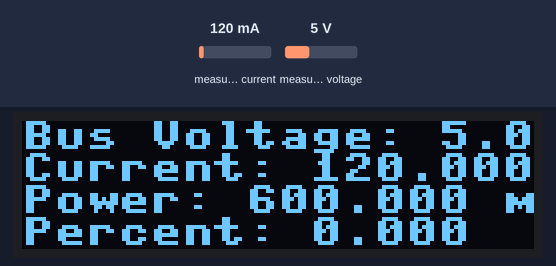
Bench run of a program on a simulated Raspberry Pi Pico running MicroPython. On the bench: 128×32 one-colour display. The inputs (shaded band) are chosen by the test bench; at power-on: measured current 120 mA, measured voltage 5 V. Library files of the repository ran but are not shown: ssd1306.py, ina219.py; what the program prints to the serial console is not drawn.

Above: at 3.2 s.
3.3 s: measured current set to 40 mA
At 4.1 s:
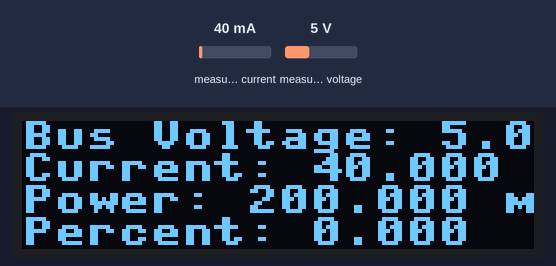
4.9 s: measured voltage set to 0.3 V
At 6.3 s:
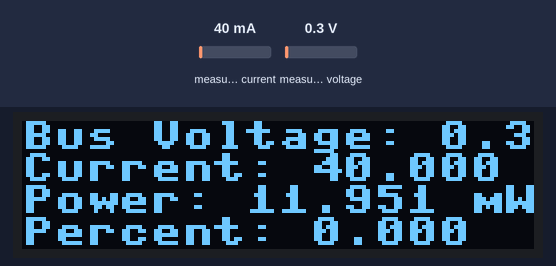
6.6 s: measured current set to 500 mA
At 7.8 s:
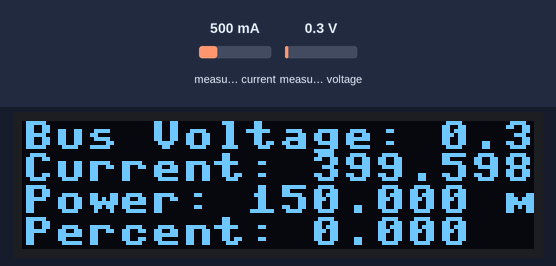
8.2 s: measured voltage set to 3.8 V
At 9.0 s:
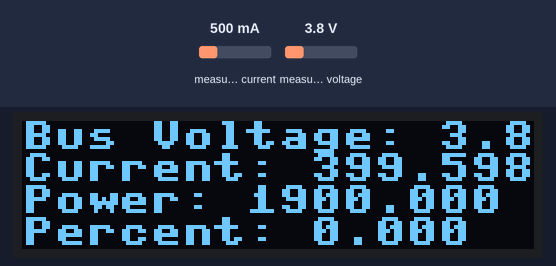
Timing chart, 0 to 10.8 s (numbered marks = the images above; inputs shaded):
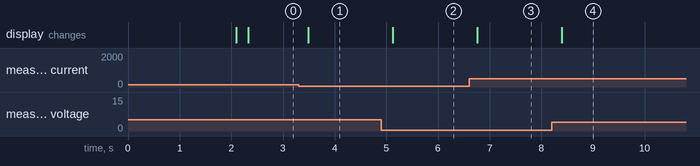

The program:

ups_hat.py
```python
from machine import Pin, I2C
from ssd1306 import SSD1306_I2C
from ina219 import INA219
from logging import INFO
import time

SHUNT_OHMS = 0.1


WIDTH  = 128                                            # oled display width
HEIGHT = 32                                             # oled display height
i2c = I2C(0,freq=200000,sda=Pin(20),scl=Pin(21))
print(i2c)
print("I2C Address      : "+hex(i2c.scan()[0]).upper()) # Display device address
print("I2C Configuration: "+str(i2c))                   # Display I2C config

oled = SSD1306_I2C(WIDTH, HEIGHT, i2c)                  # Init oled display

oled.fill(0)
oled.text("SB COMPONENTS",10,5)
oled.text("UPS HAT",30,25)
oled.show()

########################################################
sda=machine.Pin(20)
scl=machine.Pin(21)
i2c=machine.I2C(0,sda=sda, scl=scl, freq=400000)


ina = INA219(SHUNT_OHMS, i2c,0x42,log_level=INFO)
ina.configure()

time.sleep(2)
oled.fill(0)
oled.show()

while 1:
    bus_voltage = ina.voltage()
    p = (bus_voltage - 6)/2.4*100
    if(p > 100):p = 100
    if(p < 0):p = 0

    print("Bus Voltage: %.3f V" % ina.voltage())
    print("Current: %.3f mA" % ina.current())
    print("Power: %.3f mW" % ina.power())
    print("Percent: %.3f " % p)
    time.sleep(0.2)

    oled.text("Bus Voltage: %.3f V" % ina.voltage(),0,0)
    oled.text("Current: %.3f mA" % ina.current(),0,8)
    oled.text("Power: %.3f mW" % ina.power(),0,16)
    oled.text("Percent: %.3f " % p,0,24)
    oled.show()
    oled.fill(0)
```

logging.py
```python
import sys

CRITICAL = 50
ERROR = 40
WARNING = 30
INFO = 20
DEBUG = 10
NOTSET = 0

_level_dict = {
    CRITICAL: "CRIT",
    ERROR: "ERROR",
    WARNING: "WARN",
    INFO: "INFO",
    DEBUG: "DEBUG",
}

_stream = sys.stderr


class LogRecord:
    def __init__(self):
        self.__dict__ = {}

    def __getattr__(self, key):
        return self.__dict__[key]


class Handler:
    def __init__(self):
        pass

    def setFormatter(self, fmtr):
        pass


class Logger:

    level = NOTSET
    handlers = []
    record = LogRecord()

    def __init__(self, name):
        self.name = name

    def _level_str(self, level):
        l = _level_dict.get(level)
        if l is not None:
            return l
        return "LVL%s" % level

    def setLevel(self, level):
        self.level = level

    def isEnabledFor(self, level):
        return level >= (self.level or _level)

    def log(self, level, msg, *args):
        if self.isEnabledFor(level):
            levelname = self._level_str(level)
            if args:
                msg = msg % args
            if self.handlers:
                d = self.record.__dict__
                d["levelname"] = levelname
                d["levelno"] = level
                d["message"] = msg
                d["name"] = self.name
                for h in self.handlers:
                    h.emit(self.record)
            else:
                print(levelname, ":", self.name, ":", msg, sep="", file=_stream)

    def debug(self, msg, *args):
        self.log(DEBUG, msg, *args)

    def info(self, msg, *args):
        self.log(INFO, msg, *args)

    def warning(self, msg, *args):
        self.log(WARNING, msg, *args)

    def error(self, msg, *args):
        self.log(ERROR, msg, *args)

    def critical(self, msg, *args):
        self.log(CRITICAL, msg, *args)

    def exc(self, e, msg, *args):
        self.log(ERROR, msg, *args)
        sys.print_exception(e, _stream)

    def exception(self, msg, *args):
        self.exc(sys.exc_info()[1], msg, *args)

    def addHandler(self, hndlr):
        self.handlers.append(hndlr)


_level = INFO
_loggers = {}


def getLogger(name="root"):
    if name in _loggers:
        return _loggers[name]
    l = Logger(name)
    _loggers[name] = l
    return l


def info(msg, *args):
    getLogger().info(msg, *args)


def debug(msg, *args):
    getLogger().debug(msg, *args)


def basicConfig(level=INFO, filename=None, stream=None, format=None):
    global _level, _stream
    _level = level
    if stream:
        _stream = stream
    if filename is not None:
        print("logging.basicConfig: filename arg is not supported")
    if format is not None:
        print("logging.basicConfig: format arg is not supported")
```

Measured:
- after the input at 3.3 s, the display: changes after 0.19 s (image 1)
- after the input at 4.9 s, the display: changes after 0.23 s (image 2)
- after the input at 6.6 s, the display: changes after 0.16 s (image 3)
- after the input at 8.2 s, the display: changes after 0.19 s (image 4)
